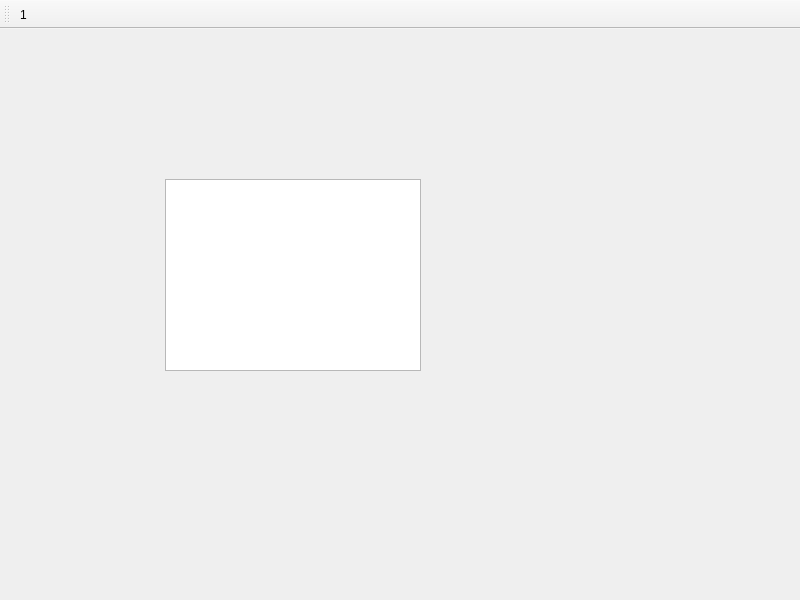
<?xml version="1.0" encoding="UTF-8"?>
<ui version="4.0">
 <class>MainWindow</class>
 <widget class="QMainWindow" name="MainWindow">
  <property name="geometry">
   <rect>
    <x>0</x>
    <y>0</y>
    <width>800</width>
    <height>600</height>
   </rect>
  </property>
  <property name="windowTitle">
   <string>MainWindow</string>
  </property>
  <widget class="QWidget" name="centralwidget">
   <widget class="QTableView" name="tableView">
    <property name="geometry">
     <rect>
      <x>165</x>
      <y>150</y>
      <width>256</width>
      <height>192</height>
     </rect>
    </property>
   </widget>
  </widget>
  <widget class="QToolBar" name="toolBar">
   <property name="windowTitle">
    <string>toolBar</string>
   </property>
   <attribute name="toolBarArea">
    <enum>TopToolBarArea</enum>
   </attribute>
   <attribute name="toolBarBreak">
    <bool>false</bool>
   </attribute>
   <addaction name="action1"/>
  </widget>
  <action name="action1">
   <property name="icon">
    <iconset theme="QIcon::ThemeIcon::EditUndo"/>
   </property>
   <property name="text">
    <string>1</string>
   </property>
   <property name="menuRole">
    <enum>QAction::MenuRole::NoRole</enum>
   </property>
  </action>
 </widget>
 <resources/>
 <connections/>
</ui>
